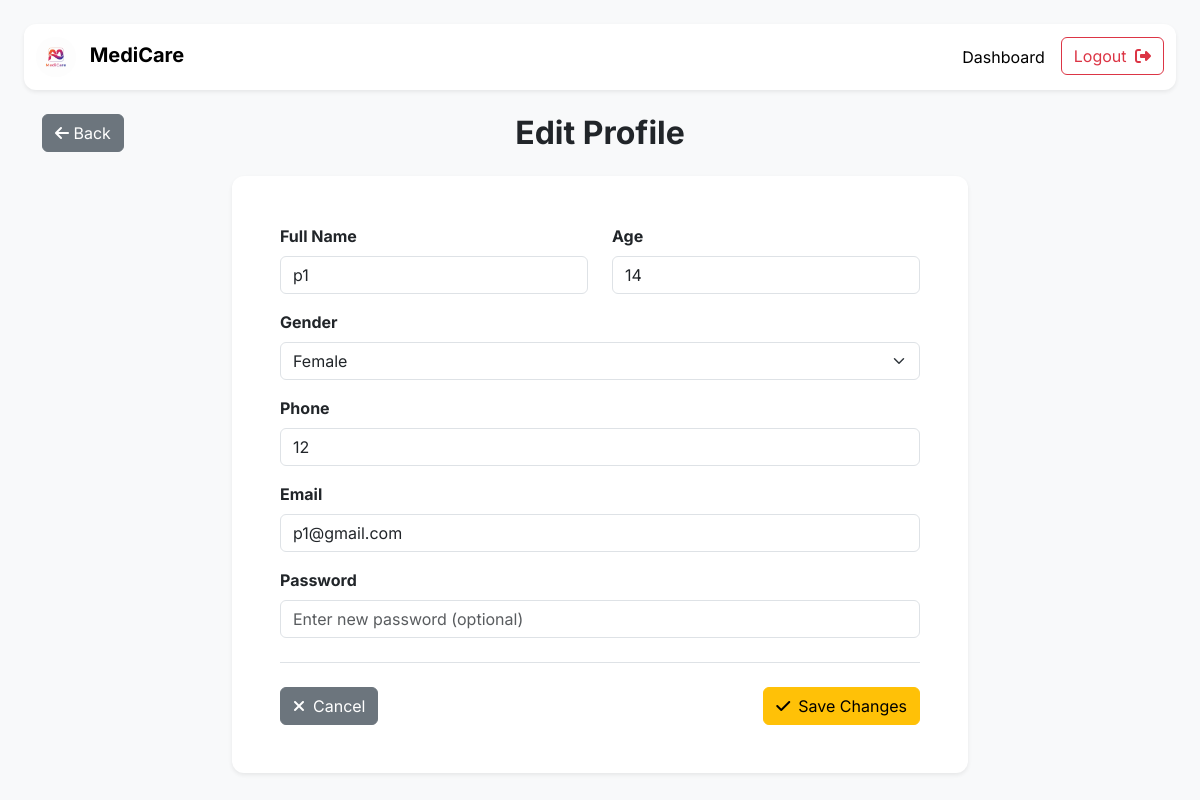
The page /edit_profile (signed in) on the database its author committed.
### application/models.py (models this page shows)
class Patient(db.Model):
    __tablename__ = 'patient'
    id = db.Column(db.Integer(),primary_key = True)
    blocked = db.Column(db.Boolean(), default=False, nullable=False)
    user_id = db.Column(db.Integer(), db.ForeignKey('user.id', ondelete="CASCADE"), nullable=False)
    name = db.Column(db.String(), nullable=False)
    age = db.Column(db.Integer(), nullable=False)
    gender = db.Column(db.String(), nullable=False)
    phone = db.Column(db.String(), nullable=False)
    email = db.Column(db.String(), nullable=False)
    appointment = db.relationship('Appointment', backref='patient')

### application/controllers.py (the view, shortened to what this page needs)
@app.route("/edit_profile", methods=['GET','POST'])
def edit_profile():
    patient, err = require_patient()
    if err: return err
    this_user = current_user()
    return render_template("patient_edit_profile.html",
        patient=patient, this_user=this_user)

### application/controllers.py (called while the page is built)
def current_user():
    uid = session.get("user_id")
    return User.query.get(uid) if uid else None

def require_patient():
    user = current_user()
    if not user:
        return None, redirect("/login")
    patient = Patient.query.filter_by(user_id=user.id).first()
    if not patient:
        flash("Unauthorized!", "danger")
        return None, redirect("/patient")
    return patient, None

### templates/patient_edit_profile.html (shortened to what this page needs)
<!DOCTYPE html>
<html lang="en">
<head>
    <link href="https://cdn.jsdelivr.net/npm/bootstrap@5.3.2/dist/css/bootstrap.min.css" rel="stylesheet">
</head>
<body class="p-4">
    <nav class="navbar navbar-expand-lg navbar-light bg-white shadow-sm sticky-top mb-4"
        style="border-radius: 0.75rem;">
        <div class="container-fluid">
            <a class="navbar-brand">
                <img src="{{ url_for('static', filename='logo2.png') }}" alt="Logo"
                    style="height: 40px; border-radius: 50%;">
                <span class="fw-bold ms-2">MediCare</span>
            </a>
            <div class="collapse navbar-collapse" id="adminNav">
                <ul class="navbar-nav ms-auto mb-2 mb-lg-0">
                    <li class="nav-item">
                        <a class="nav-link active" href="/patient">Dashboard</a>
                    </li>
                    <li class="nav-item">
                        <a href="/logout" class="btn btn-outline-danger ms-lg-2">Logout <i
                                class="fa-solid fa-right-from-bracket ms-1"></i></a>
                    </li>
                </ul>
            </div>
        </div>
    </nav>
    <main class="container">
        <div class="d-flex justify-content-between align-items-center mb-4">
            <a href="/patient" class="btn btn-secondary">
                <i class="fa-solid fa-arrow-left"></i> Back
            </a>
            <h2 class="mb-0 fw-bold">Edit Profile</h2>
        </div>
        <div class="row justify-content-center">
            <div class="col-lg-8 col-md-10">
                <div class="card shadow-sm p-4 p-md-5">
                    <form method="post">
                        <div class="row">
                            <div class="col-md-6 mb-3">
                                <label for="patientName" class="form-label fw-bold">Full Name</label>
                                <input type="text" name="name" id="patientName" class="form-control"
                                    value="{{ patient.name }}" required>
                            </div>
                            <div class="col-md-6 mb-3">
                                <label for="patientAge" class="form-label fw-bold">Age</label>
                                <input type="number" name="age" id="patientAge" class="form-control"
                                    value="{{ patient.age }}" min="0">
                            </div>
                        </div>
                        <div class="mb-3">
                            <label for="patientGender" class="form-label fw-bold">Gender</label>
                            <select name="gender" id="patientGender" class="form-select">
                                <option value="Female" {% if patient.gender=='Female' %}selected{% endif %}>Female
                                </option>
                            </select>
                        </div>
                        <div class="mb-3">
                            <label for="patientPhone" class="form-label fw-bold">Phone</label>
                            <input type="text" name="phone" id="patientPhone" class="form-control"
                                value="{{ patient.phone }}">
                        </div>
                        <div class="mb-3">
                            <label for="patientEmail" class="form-label fw-bold">Email</label>
                            <input type="email" name="email" id="patientEmail" class="form-control"
                                value="{{ patient.email }}">
                        </div>
                        <div class="mb-3">
                            <label for="patientPassword" class="form-label fw-bold">Password</label>
                            <input type="password" name="password" id="patientPassword" class="form-control"
                                placeholder="Enter new password (optional)">
                        </div>
                        <div class="d-flex justify-content-between align-items-center mt-4 pt-4 border-top">
                            <a href="/admin" class="btn btn-secondary">
                                <i class="fa-solid fa-times me-2"></i>Cancel
                            </a>
                            <button type="submit" class="btn btn-warning">
                                <i class="fa-solid fa-check me-2"></i>Save Changes
                            </button>
                        </div>
                    </form>
                </div>
            </div>
        </div>
    </main>
</body>
</html>

### templates/patient_edit_profile.html (style rules this page uses)
body { font-family: 'Inter', sans-serif; background-color: #f8f9fa; }
.card { border: none; border-radius: 0.75rem; }

### rows shown on the page
Patient: name "p1", age "14", gender "Female", phone "12", email "p1@gmail.com"
